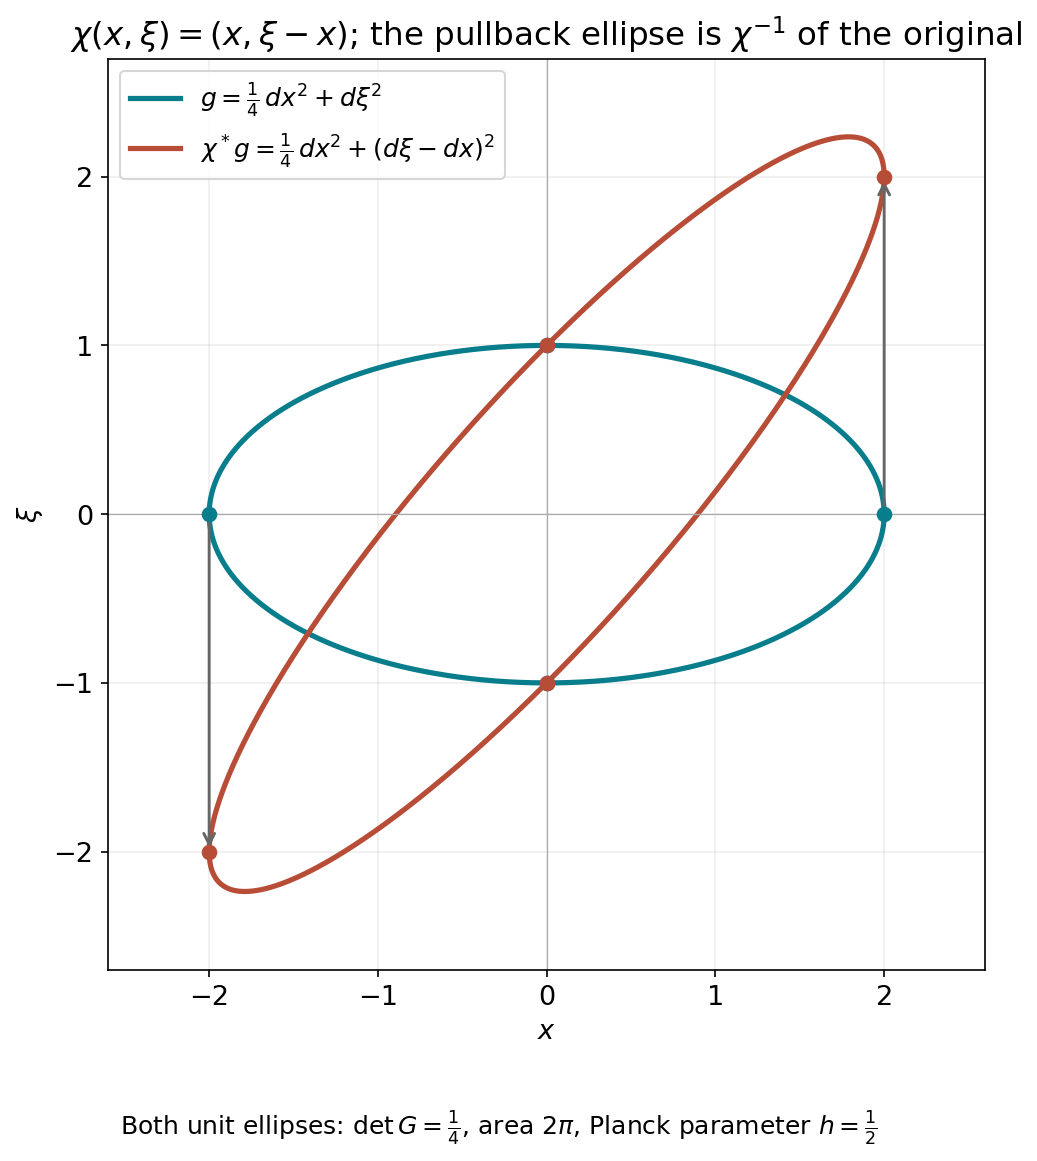

This chart was generated by the following Python code:
"""CC0. Exact metric ellipses in WC1, sampled only for drawing."""
from pathlib import Path
import numpy as np
import matplotlib
matplotlib.use('Agg')
import matplotlib.pyplot as plt
plt.rcParams.update({'font.family':'DejaVu Sans','font.size':13,'svg.fonttype':'path'})
t=np.linspace(0,2*np.pi,1201);x=2*np.cos(t);xi=np.sin(t)
fig,ax=plt.subplots(figsize=(8,8.1))
fig.subplots_adjust(left=.1,right=.98,bottom=.16,top=.91)
ax.plot(x,xi,color='#087d8b',lw=2.5,label=r'$g=\frac{1}{4}\,dx^2+d\xi^2$')
ax.plot(x,x+xi,color='#b74d37',lw=2.5,label=r'$\chi^*g=\frac{1}{4}\,dx^2+(d\xi-dx)^2$')
for tt in [0,np.pi/2,np.pi,3*np.pi/2]:
 xx=2*np.cos(tt);zz=np.sin(tt)
 ax.scatter([xx],[zz],s=42,color='#087d8b',zorder=4)
 ax.scatter([xx],[xx+zz],s=42,color='#b74d37',zorder=4)
 if abs(xx)>.1:ax.annotate('',xy=(xx,xx+zz),xytext=(xx,zz),arrowprops={'arrowstyle':'->','color':'#666','lw':1.4})
ax.set(xlabel=r'$x$',ylabel=r'$\xi$',xlim=(-2.6,2.6),ylim=(-2.7,2.7),
 title=r'$\chi(x,\xi)=(x,\xi-x)$; the pullback ellipse is $\chi^{-1}$ of the original')
ax.axhline(0,color='#aaa',lw=.6);ax.axvline(0,color='#aaa',lw=.6)
ax.set_aspect('equal');ax.grid(alpha=.2);ax.legend(loc='upper left',fontsize=12)
fig.text(.5,.025,r'Both unit ellipses: $\det G=\frac{1}{4}$, area $2\pi$, Planck parameter $h=\frac{1}{2}$',ha='center',fontsize=12)
for ext in ['png','svg']:fig.savefig(Path(__file__).with_suffix('.'+ext),dpi=150,bbox_inches='tight')
